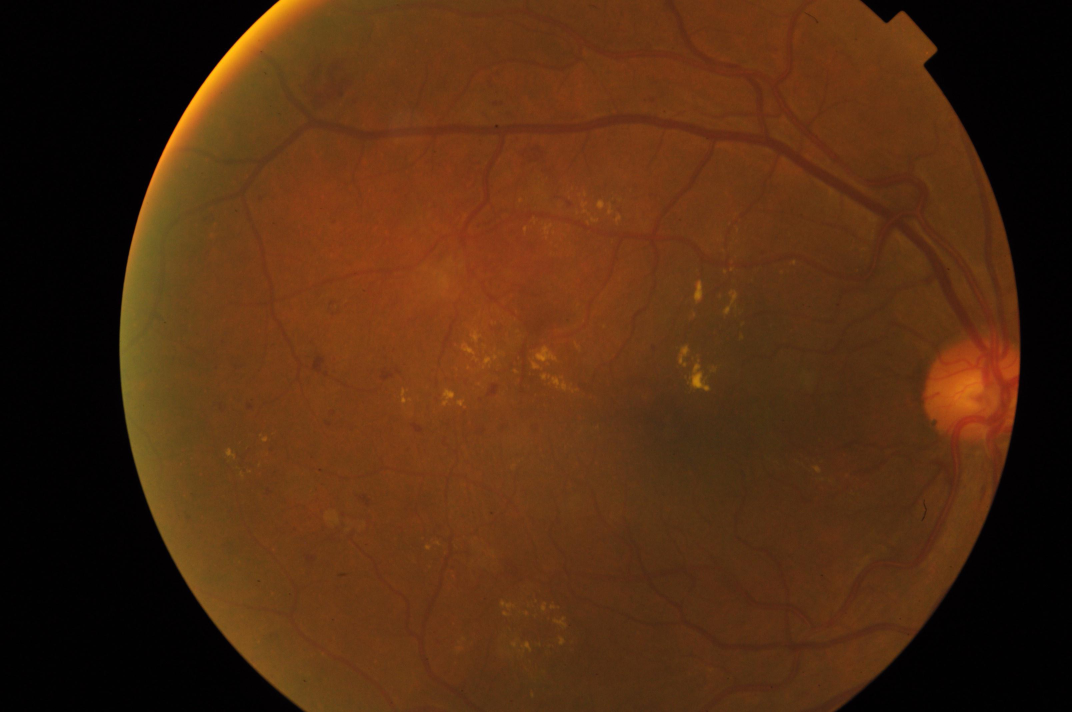
#> input picture data/sample_images/000c1434d8d7.png, 3216 x 2136 px (shown at 1/3 size); its folder holds only this picture in this run
$ python synthetic_degradation.py
#> lines starting #> are read from the running program, lines starting #| are printed output that depends on the picture; after the words box and inside, x2 and y2 are one past the last pixel; in counts of white or black regions, pixels touching at a corner belong together
#> further down, img is the input picture: shape (2136, 3216, 3); mean B, G, R 16.4, 43.2, 80.7
import cv2
import numpy as np

class SyntheticDegradation:
    """
    Applies synthetic noise, blur, and exposure changes to fundus images
    to validate the quality gate thresholds.
    """

    @staticmethod
    def apply_gaussian_blur(image: np.ndarray, kernel_size: int = 15) -> np.ndarray:
        """Apply severe Gaussian blur (e.g. out of focus camera)."""
#> called with kernel_size = 31
        # Kernel size must be odd
        k = kernel_size if kernel_size % 2 == 1 else kernel_size + 1
        return cv2.GaussianBlur(image, (k, k), 0)

    @staticmethod
    def apply_motion_blur(image: np.ndarray, kernel_size: int = 15) -> np.ndarray:
        """Apply directional motion blur (e.g. patient moved during capture)."""
#> called with kernel_size = 25
        kernel_motion_blur = np.zeros((kernel_size, kernel_size))
#> kernel_motion_blur: shape (25, 25) float64; every value is 0
        kernel_motion_blur[int((kernel_size-1)/2), :] = np.ones(kernel_size)
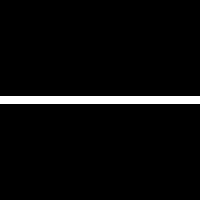
#> kernel_motion_blur: shape (25, 25) float64 (shown 8 times larger); values 0 (black) and 1 (white), 4% white in thin lines or dots, all inside (x1, y1, x2, y2) = (0, 12, 25, 13)
        kernel_motion_blur = kernel_motion_blur / kernel_size
        return cv2.filter2D(image, -1, kernel_motion_blur)

    @staticmethod
    def apply_underexposure(image: np.ndarray, factor: float = 0.2) -> np.ndarray:
        """
        Simulate poor flash/dark room.
        Multiplies the image intensity by a factor < 1.
        """
#> called with factor = 4
        return cv2.convertScaleAbs(image, alpha=factor, beta=0)
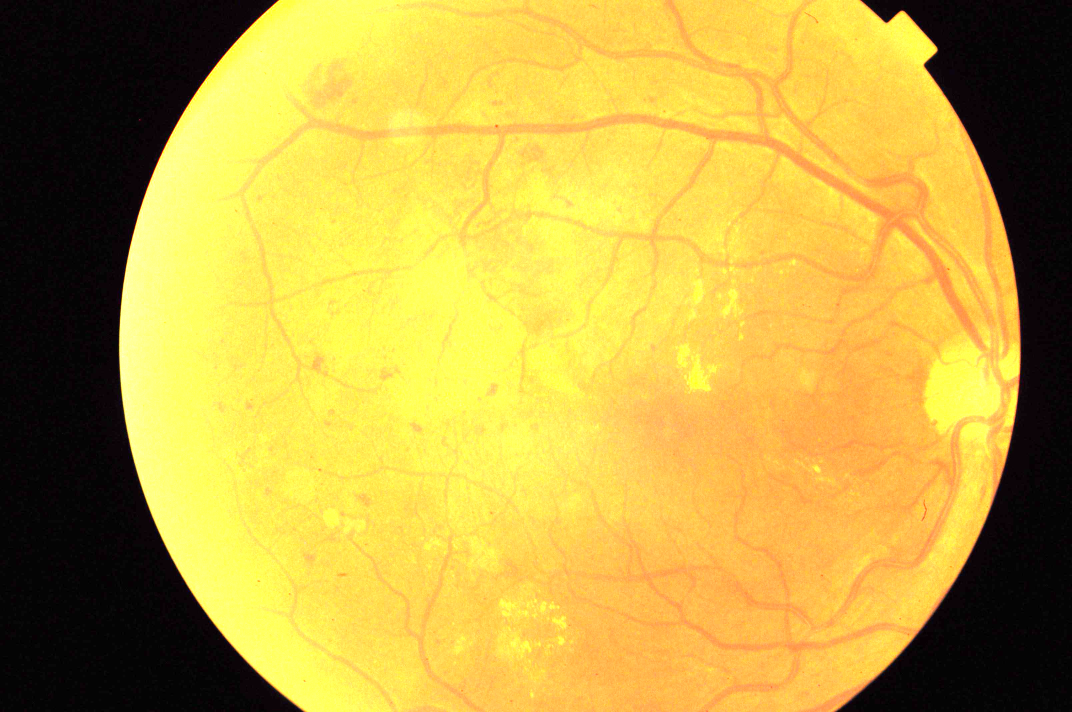
#> returned value: shape (2136, 3216, 3) (shown at 1/3 size); mean of channels 0, 1, 2 65.7, 166, 191.8; drawn as B, G, R

    @staticmethod
    def apply_overexposure(image: np.ndarray, gamma: float = 0.4) -> np.ndarray:
        """
        Simulate flash glare/overexposure.
        Gamma < 1 brightens the image.
        """
#> called with gamma = 0.2
        table = np.array([((i / 255.0) ** gamma) * 255
                          for i in np.arange(0, 256)]).astype("uint8")
#> table = 256 values from 0 to 255
        return cv2.LUT(image, table)
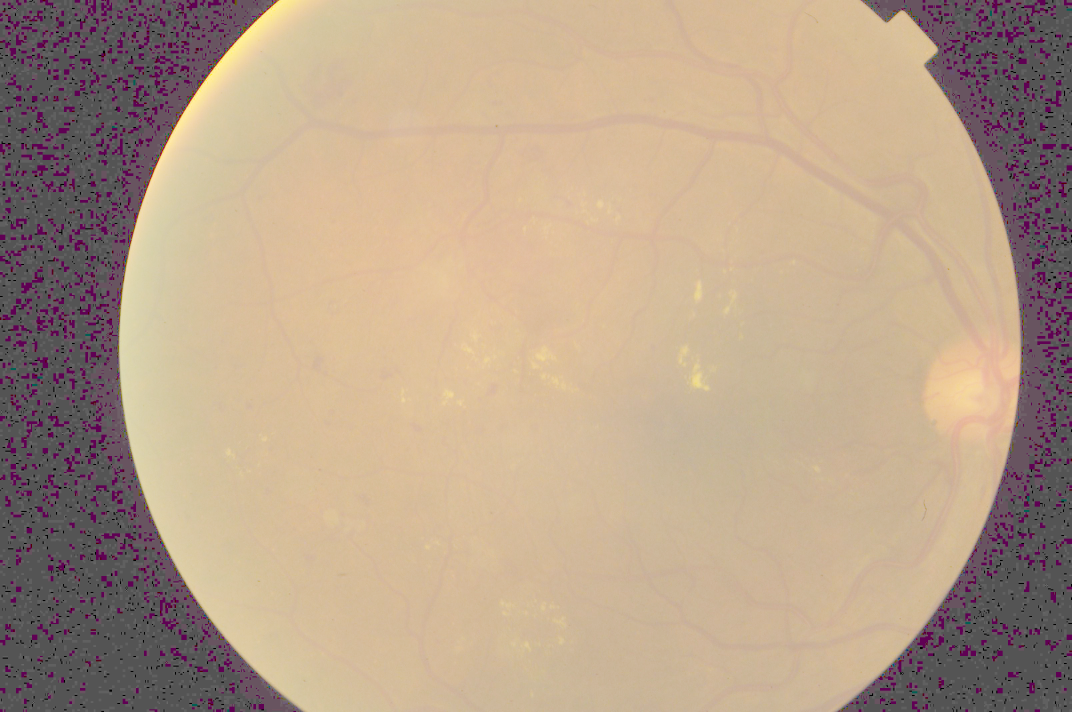
#> returned value: shape (2136, 3216, 3) (shown at 1/3 size); mean of channels 0, 1, 2 137.4, 159.5, 182.3; drawn as B, G, R

    @staticmethod
    def apply_fov_crop(image: np.ndarray, shift_x: int = 200, shift_y: int = 100) -> np.ndarray:
        """
        Simulate off-center capture where part of the retina is cut off.
        Shifts the image pixels and pads with black.
        """
#> called with shift_x = 400, shift_y = 200
        rows, cols = image.shape[:2]
#> rows = 2136; cols = 3216
        M = np.float32([[1, 0, shift_x], [0, 1, shift_y]])
        return cv2.warpAffine(image, M, (cols, rows), borderValue=(0,0,0))
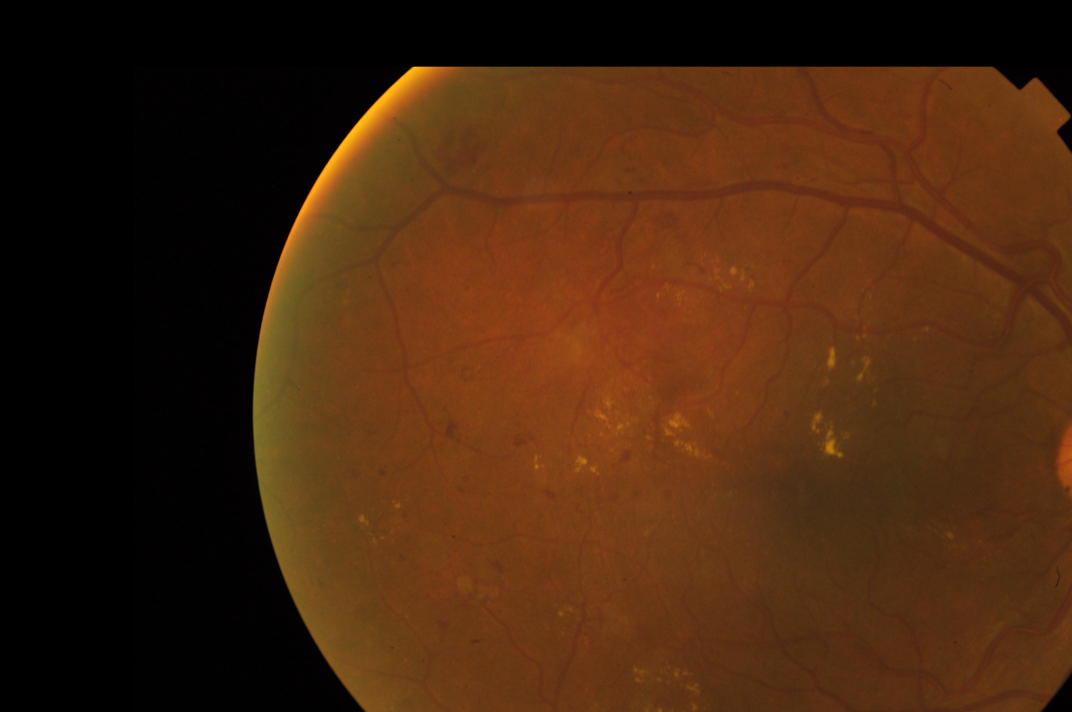
#> returned value: shape (2136, 3216, 3) (shown at 1/3 size); mean of channels 0, 1, 2 14.4, 38.2, 71.3; drawn as B, G, R

    @staticmethod
    def generate_all_degradations(image: np.ndarray) -> dict:
        """Generate a dictionary of all degradations for testing."""
        return {
            "original": image,
            "blur_gaussian": SyntheticDegradation.apply_gaussian_blur(image, 31),
            "blur_motion": SyntheticDegradation.apply_motion_blur(image, 25),
            "underexposed": SyntheticDegradation.apply_underexposure(image, 4.0),
            "overexposed": SyntheticDegradation.apply_overexposure(image, 0.2),
            "fov_cropped": SyntheticDegradation.apply_fov_crop(image, 400, 200)
        }

if __name__ == "__main__":
    # Test degradation visualizer
    import sys
    import os

    if len(sys.argv) > 1:
        img_path = sys.argv[1]
    else:
        # Default to first sample image
        import glob
        img_path = glob.glob("data/sample_images/*.png")[0]

    img = cv2.imread(img_path)
    if img is None:
        print("Image not found")
        sys.exit(1)

    degraded = SyntheticDegradation.generate_all_degradations(img)
#> degraded = 6 items

    # Save outputs to data/sample_images for review
    base_name = os.path.basename(img_path).split('.')[0]
    out_dir = "data/sample_images/degraded"
    os.makedirs(out_dir, exist_ok=True)

    for name, d_img in degraded.items():
        if name != "original":
            out_path = f"{out_dir}/{base_name}_{name}.png"
            cv2.imwrite(out_path, d_img)
            print(f"Saved {out_path}")
#> this loop made 6 passes
#> name on passes 1 to 6: 'original', 'blur_gaussian', 'blur_motion', 'underexposed', 'overexposed', 'fov_cropped'
#| Saved data/sample_images/degraded/000c1434d8d7_blur_gaussian.png
#| Saved data/sample_images/degraded/000c1434d8d7_blur_motion.png
#| Saved data/sample_images/degraded/000c1434d8d7_underexposed.png
#| Saved data/sample_images/degraded/000c1434d8d7_overexposed.png
#| Saved data/sample_images/degraded/000c1434d8d7_fov_cropped.png

$ run again, on data/sample_images/001639a390f0.png
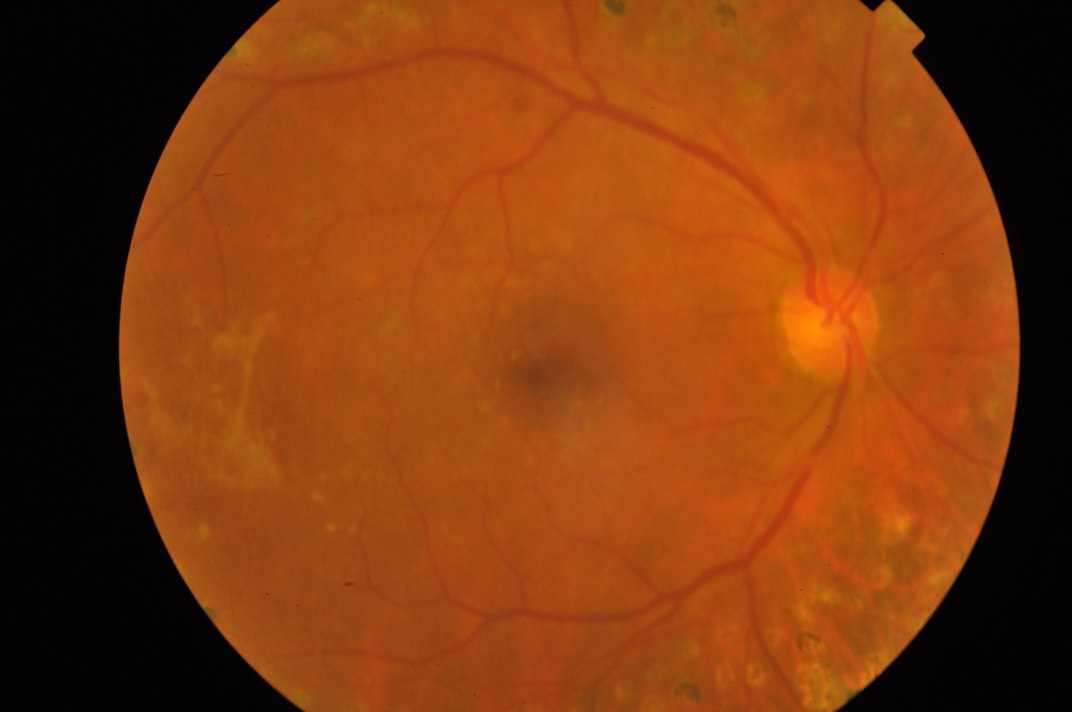
#> input picture data/sample_images/001639a390f0.png, 3216 x 2136 px (shown at 1/3 size)
#> img is the input picture: shape (2136, 3216, 3); mean B, G, R 14.4, 58.8, 128.8
#> table = 256 values from 0 to 255
#> in apply_overexposure, `return cv2.LUT(image, table)`:
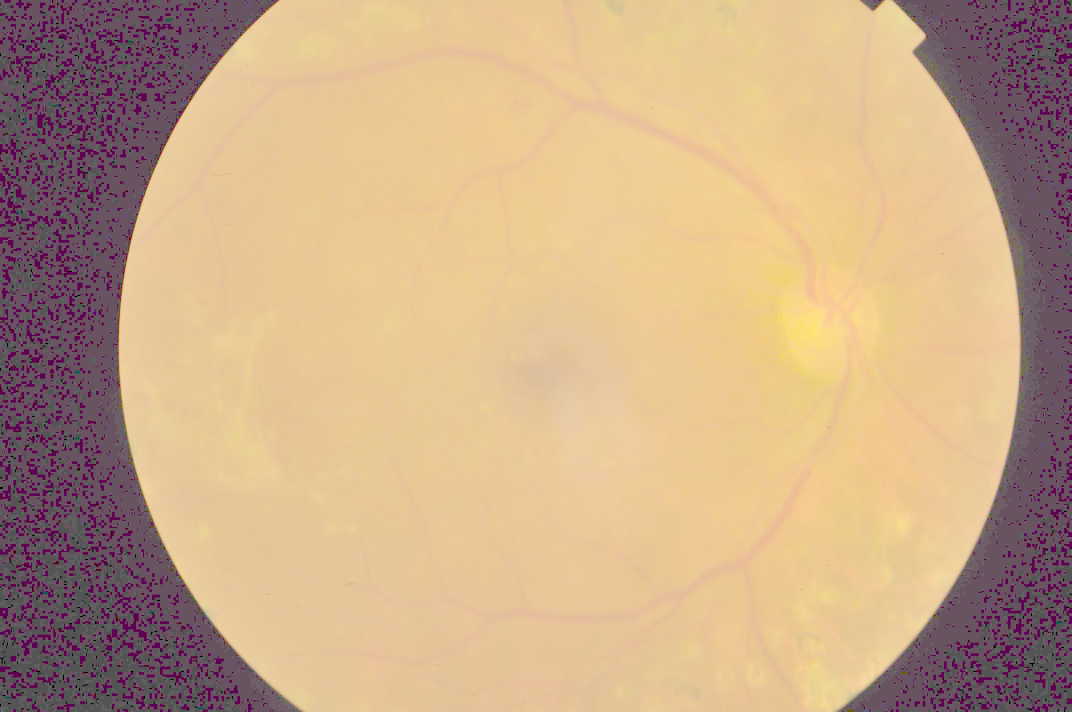
#> returned value: shape (2136, 3216, 3) (shown at 1/3 size); mean of channels 0, 1, 2 135.4, 168.3, 200.6; drawn as B, G, R
#> rows = 2136; cols = 3216
#> in apply_fov_crop, `return cv2.warpAffine(image, M, (cols, rows), borderValue=(0,0,0))`:
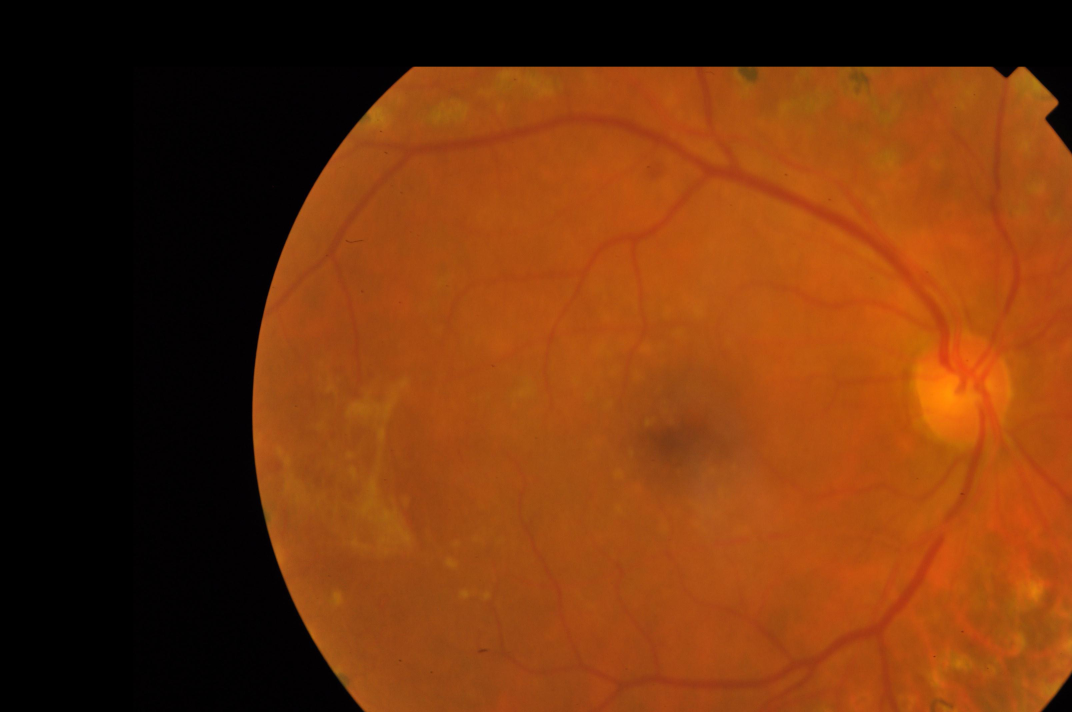
#> returned value: shape (2136, 3216, 3) (shown at 1/3 size); mean of channels 0, 1, 2 12.3, 51.8, 113.4; drawn as B, G, R
#> degraded = 6 items
#> the loop `for name, d_img in degraded.items():` made 6 passes
#> name on passes 1 to 6: 'original', 'blur_gaussian', 'blur_motion', 'underexposed', 'overexposed', 'fov_cropped'
#> (printed output is left out)

$ run again, on data/sample_images/0024cdab0c1e.png
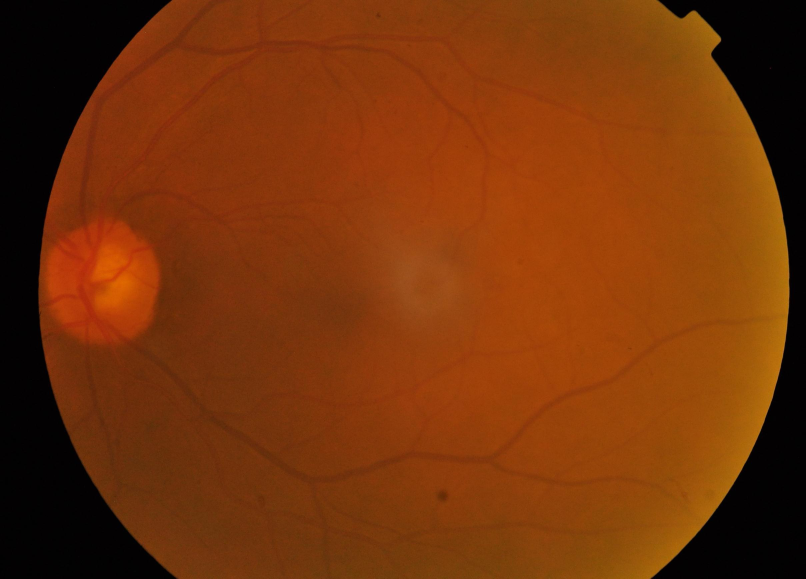
#> input picture data/sample_images/0024cdab0c1e.png, 2416 x 1736 px (shown at 1/3 size)
#> img is the input picture: shape (1736, 2416, 3); mean B, G, R 9.8, 51.9, 117.7
#> table = 256 values from 0 to 255
#> in apply_overexposure, `return cv2.LUT(image, table)`:
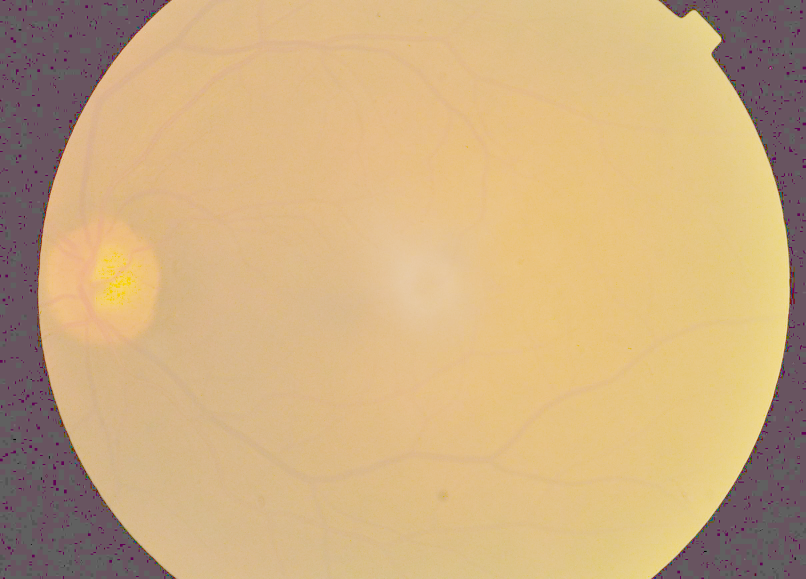
#> returned value: shape (1736, 2416, 3) (shown at 1/3 size); mean of channels 0, 1, 2 128.3, 173.2, 204.9; drawn as B, G, R
#> rows = 1736; cols = 2416
#> in apply_fov_crop, `return cv2.warpAffine(image, M, (cols, rows), borderValue=(0,0,0))`:
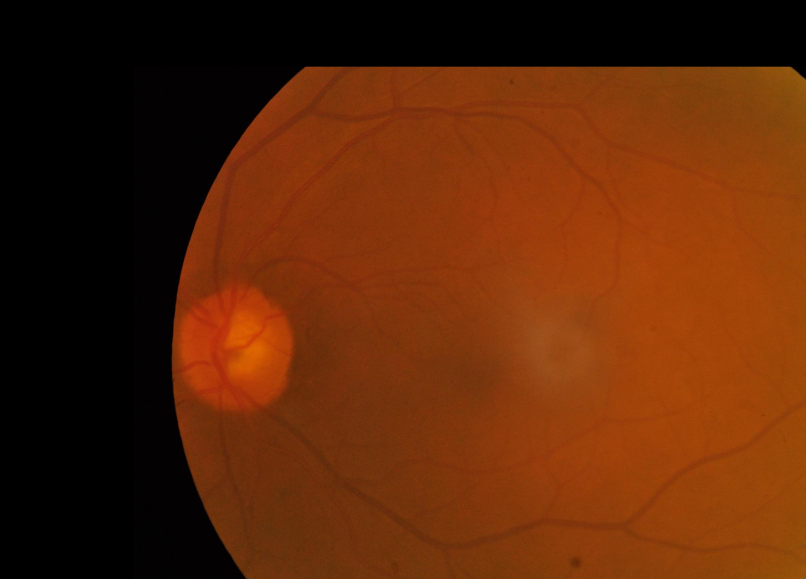
#> returned value: shape (1736, 2416, 3) (shown at 1/3 size); mean of channels 0, 1, 2 7.6, 38.9, 92.8; drawn as B, G, R
#> degraded = 6 items
#> the loop `for name, d_img in degraded.items():` made 6 passes
#> name on passes 1 to 6: 'original', 'blur_gaussian', 'blur_motion', 'underexposed', 'overexposed', 'fov_cropped'
#> (printed output is left out)
